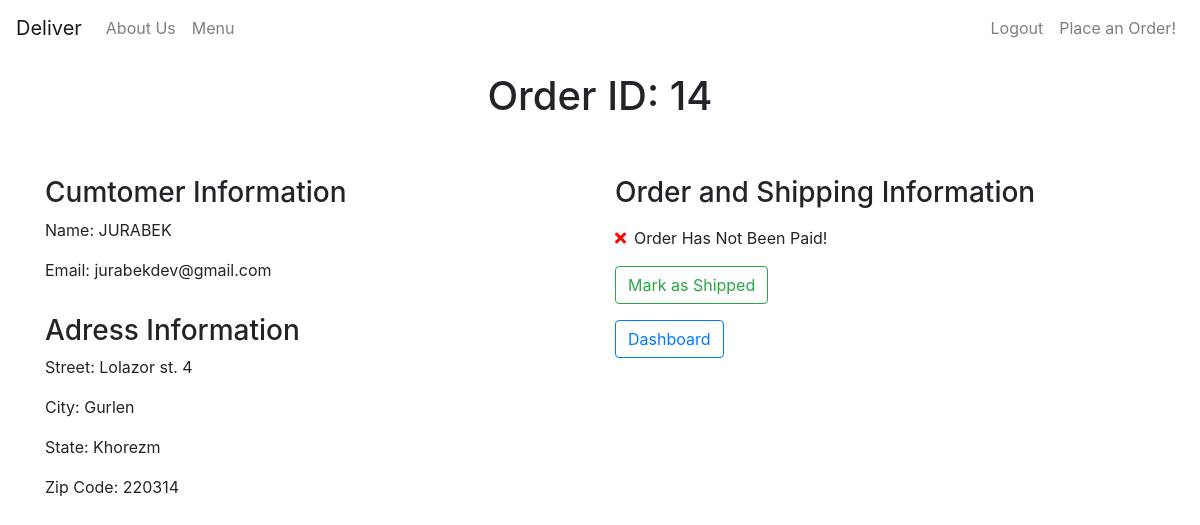
Screenshot of /restaurant/orders/14/ (signed in) with the database file from the repository.
### customers/models.py (models this page shows, shortened)
class OrderModel(models.Model):
    created_on = models.DateTimeField(auto_now_add=True)
    price = models.DecimalField(max_digits=7, decimal_places=2)
    items = models.ManyToManyField('MenuItem',related_name='order',blank=True)
    name = models.CharField(max_length=50,blank=True)
    email = models.CharField(max_length=50, blank=True)
    street = models.CharField(max_length=50, blank=True)
    city = models.CharField(max_length=50, blank=True)
    state = models.CharField(max_length=50, blank=True)
    zip_code = models.IntegerField(blank=True,null=True)
    is_paid = models.BooleanField(default=False)
    is_shipped = models.BooleanField(default=False)

### restaurant/views.py (the view, shortened to what this page needs)
# urls.py: path('orders/<int:pk>/', OrderDetails.as_view(), name='order_detail'),
class OrderDetails(LoginRequiredMixin, UserPassesTestMixin, View):
    def get(self, request, pk, *args, **kwargs):
        order = OrderModel.objects.get(pk=pk)
        return render(request, 'restaurant/order_details.html', {'order': order})
    def test_func(self):
        return self.request.user.groups.filter(name='Staff').exists()

### restaurant/templates/restaurant/order_details.html (shortened to what this page needs)
{% extends 'restaurant/base.html' %}
{% block content %}
    <div class="container">
        <div class="row justify-content-center">
            <div class="col-md-6 col-sm-12 text-center mt-3">
                <h1>Order ID: {{ order.pk }}</h1>
            </div>
        </div>
        <div class="row justify-content-center">
            <div class="col-md-6 col-sm-12 mt-5">
                <h3>Cumtomer Information</h3>
                <p><span style="font-weight: 400">Name: </span>{{ order.name }}</p>
                <p><span style="font-weight: 400">Email: </span>{{ order.email }}</p>
                <h3 class="pt-3">Adress Information</h3>
                <p><span style="font-weight: 400">Street: </span>{{ order.street }}</p>
                <p><span style="font-weight: 400">City: </span>{{ order.city }}</p>
                <p><span style="font-weight: 400">State: </span>{{ order.state }}</p>
                <p><span style="font-weight: 400">Zip Code: </span>{{ order.zip_code }}</p>
            </div>
            <div class="col-md-6 col-sm-12 mt-5">
                <h3>Order and Shipping Information</h3>
                <p class="mt-3">
                    {% if order.is_paid %}
                        <p><i style="color: green" class="fas fa-check"></i><span class="pl-2">Order Has Been Paid!</span></p>
                    {% else %}
                        <p><i style="color: red" class="fas fa-times"></i><span class="pl-2">Order Has Not Been Paid!</span></p>
                    {% endif %}
                </p>
                <p class="mt-3">
                    {% if order.is_shipped %}
                        <p><i style="color: green" class="fas fa-check"></i><span class="pl-2">Order Has Been Shipped!</span></p>
                    {% else %}
                        <form method="post" action="{% url 'order_detail' order.pk %}">
                            <button type="submit" class="btn btn-outline-success">Mark as Shipped</button>
                        </form>
                    {% endif %}
                </p>
                <a href="{% url 'dashboard' %}" class="btn btn-outline-primary" >Dashboard</a>
            </div>
        </div>
    </div>
{% endblock %}

### rows the page displays
OrderModel: pk "14", name "JURABEK", email "jurabekdev@gmail.com", street "Lolazor st. 4", city "Gurlen", state "Khorezm", zip_code "220314"
